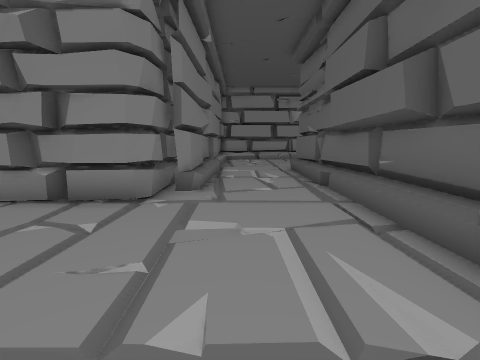
[1] (above)

24 first-person views from a walk through a scene from a Unity 3-D project. The camera is 1.2 m above the floor, tilts 8° down and sees 85° across. The floor is counted in squares, 1 m on a side. Each view is taken from the middle of a square. On the plan, view 1 faces up. The plan holds only what a view shows up to about 12 squares ahead; the rest is blank. The place goes on beyond the plan. The player character is not drawn.

[2]
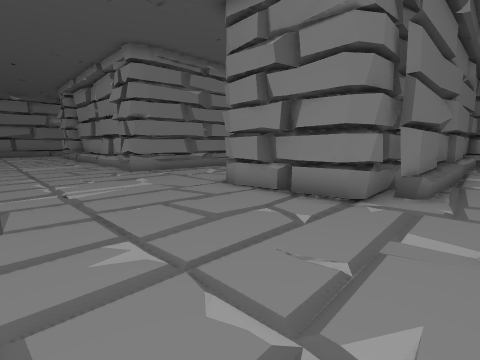

[3]
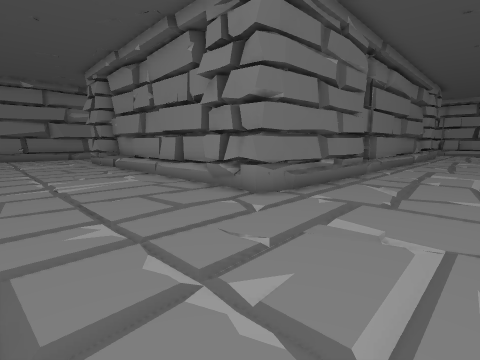

[4]
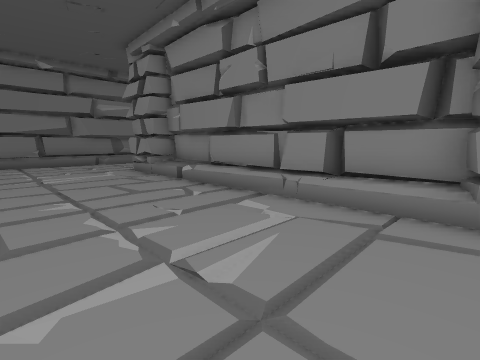

[5]
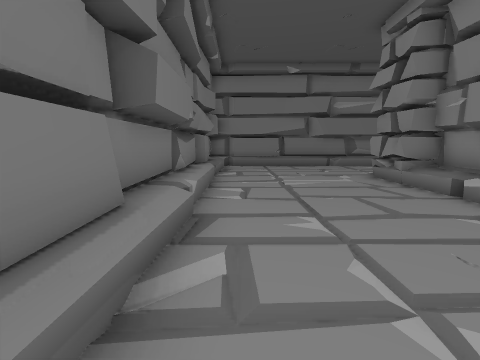

[6]
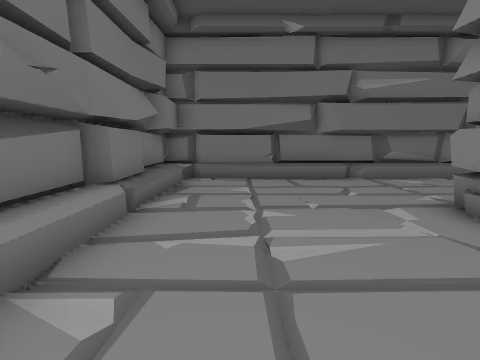

[7]
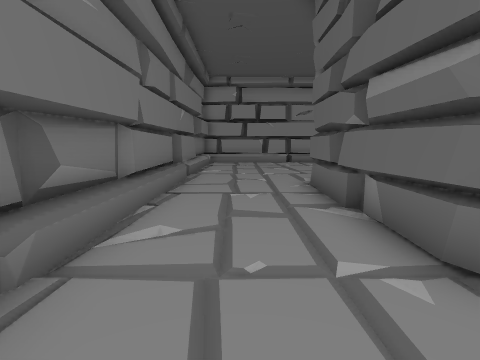

[8]
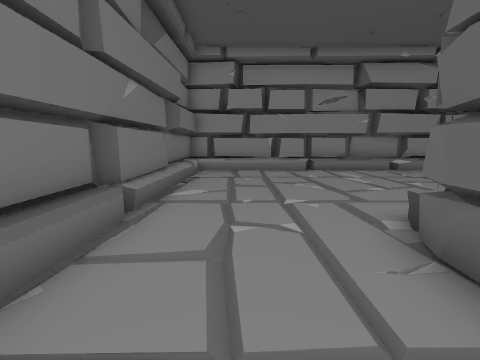

[9]
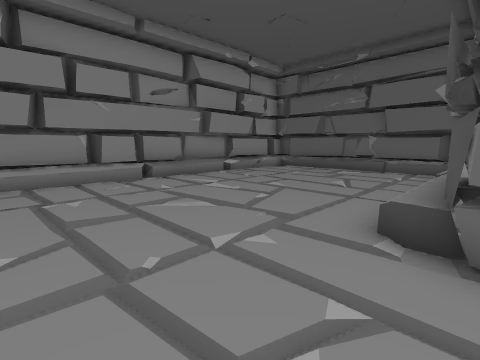

[10]
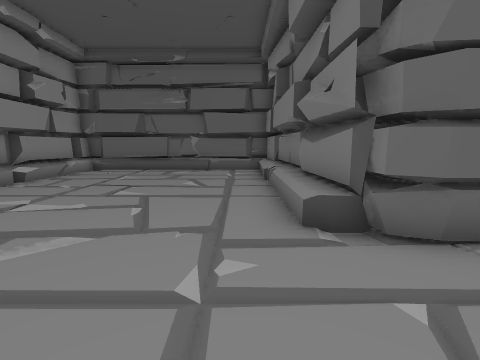

[11]
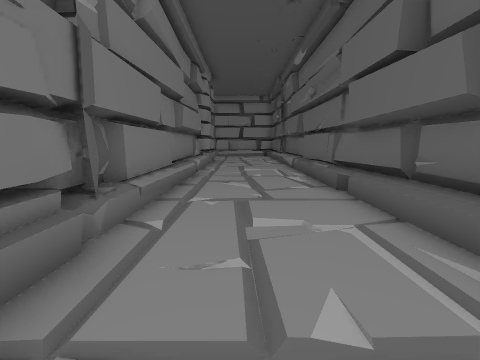

[12]
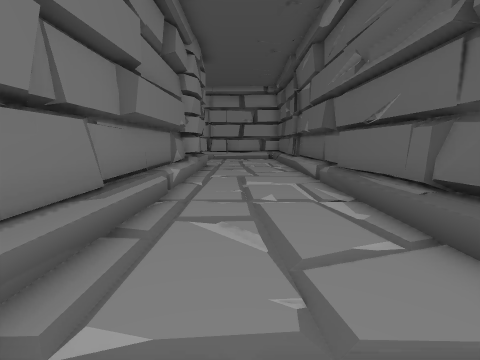

[13]
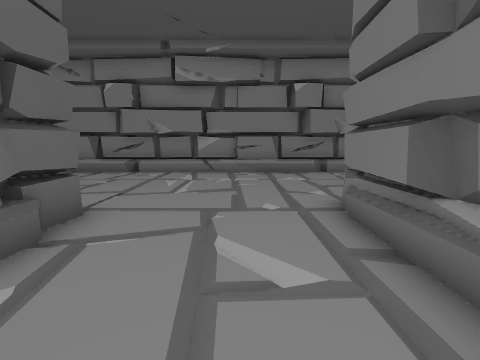

[14]
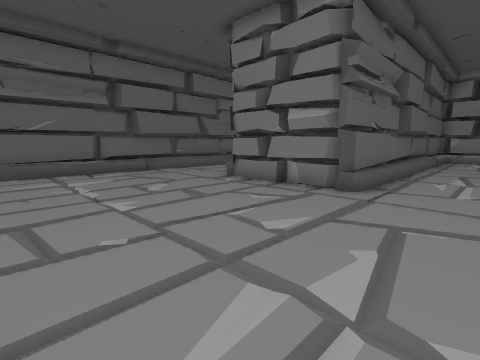

[15]
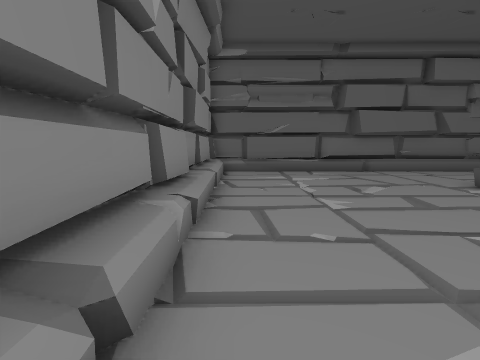

[16]
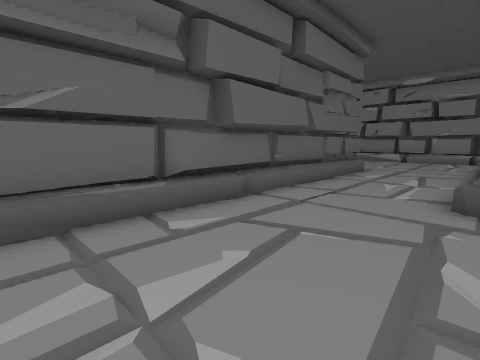

[17]
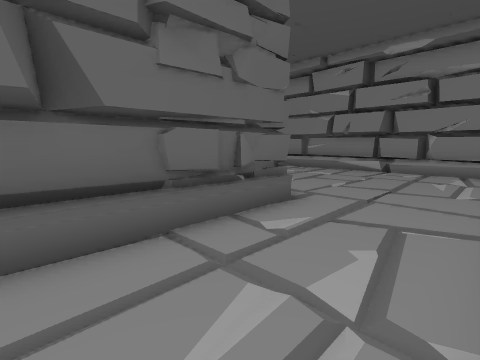

[18]
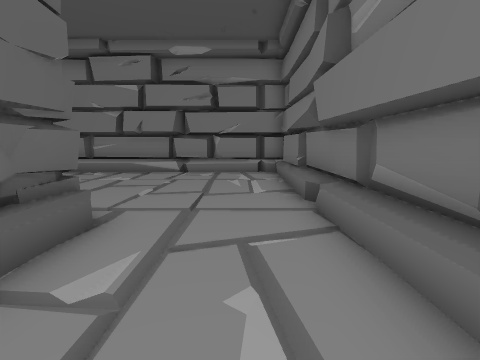

[19]
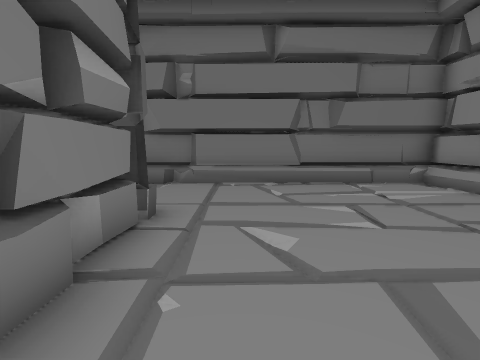

[20]
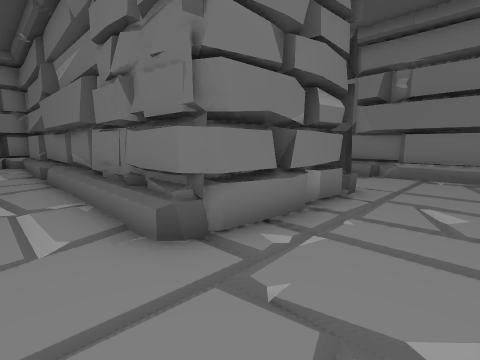

[21]
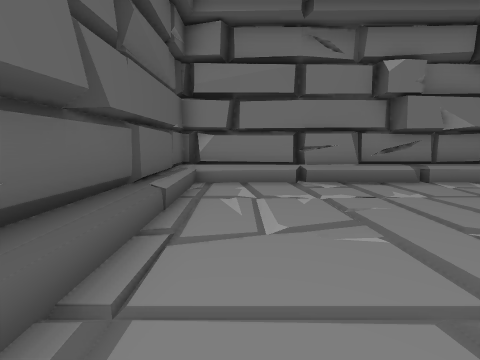

[22]
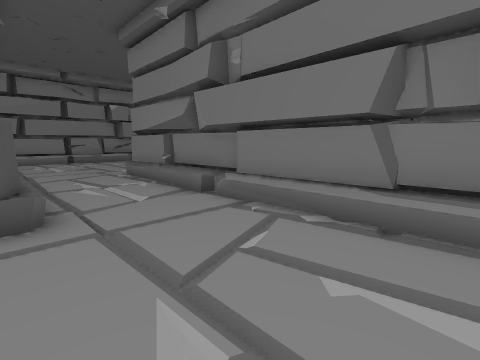

[23]
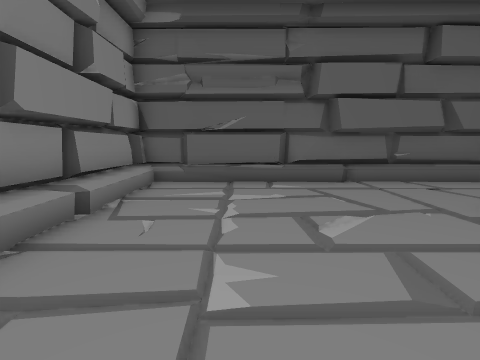

[24]
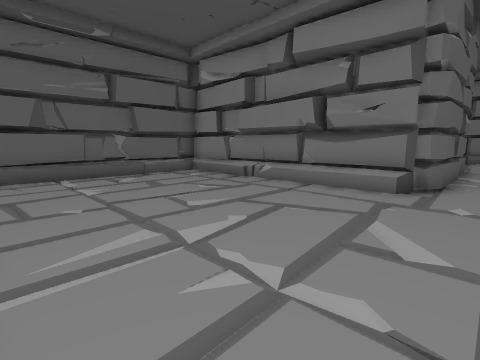

### Floor plan
Key: @ floor where view 1 was taken; # wall or solid block; . floor; / step, stairs or slope; = window, fence, low wall or low ledge; O other object.
Columns run from 29 left of view 1 to 13 right of it. Each row starts with its distance up from view 1.
 24                   #....#
 23                   #....#
 22                   #....#
 21                   #....#    #
 20 ##############    #....#   ###############
 19 #............#    #....#   ##...........=#
 18 #............#    #....#   ##............#
 17 #............#    #....#   ##............#
 16 #............#    #....#   ##............#
 15 #............#    #....#   ##............#
 14 #............#    #....#   ##...........##
 13 #............#    #....#   ##...........##
 12 #....O#####O###   #....#   ##...OOOO#...##
 11 #...OOO######     #....#   ##...#   #...##
 10 #...O             #....    ##...#   #....#
  9 #...O             #....    O#...#   #....O
  8 #...O             #....    O#...#   #....#
  7 #...O             #....#   O#...#   #....O
  6 #...O ##########O #....OOOOO....#   #....O
  5 #...OOOO########OOO.....OOO.....#   #.....
  4 #...............................#   #......
  3 #...............................#   #......
  2 #...............................#   #......
  1 #...............................#   #......
  0 #............................@..#   #......
 -1 #####O#####O######O##O####O###O##   #////##
 -2     #### ####   #################   #######

Positions as (right, up) in squares from view 1, and headings:
1: (0, 0), facing up
2: (0, 0), facing up-left
3: (-7, 0), facing up-left
4: (-13, 0), facing up-left
5: (-15, 0), facing left
6: (-20, 1), facing left
7: (-27, 3), facing up
8: (-27, 8), facing up
9: (-28, 11), facing up-right
10: (-28, 13), facing right
11: (-9, 8), facing up
12: (-9, 12), facing up
13: (-9, 10), facing down
14: (0, 19), facing down-right
15: (0, 19), facing right
16: (7, 18), facing down-right
17: (8, 11), facing down-right
18: (9, 10), facing down
19: (7, 14), facing left
20: (9, 15), facing down-left
21: (1, 7), facing down
22: (3, 17), facing down-left
23: (3, 17), facing right
24: (-26, 19), facing down-right
